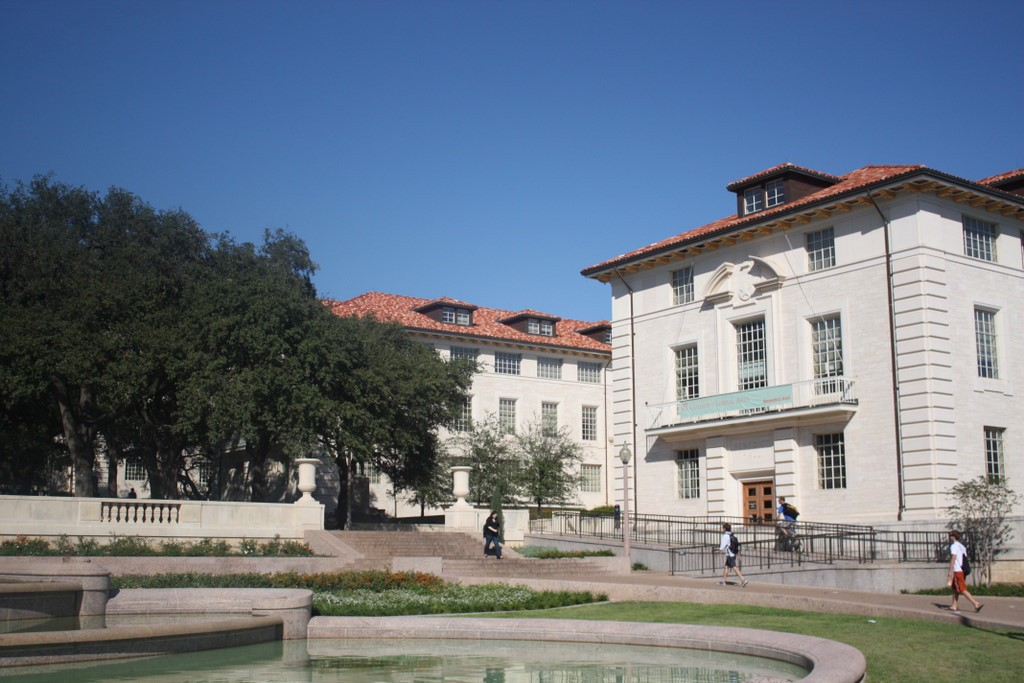
#> input picture MC920/ra174847_trabalho5/Codigo/foto1A.jpg, 1024 x 683 px
$ jupyter execute --allow-errors trabalho5_ra174847_mc920.ipynb
#> lines starting #> are read from the running program, lines starting #| are printed output that depends on the picture
[cell 1]
"""
TRABALHO 5 DE MC920

Aluno: Miguel Augusto Silva Guida    RA: 174847

"""


import cv2
import numpy as np
import matplotlib.pyplot as plt

# Lendo as imagens

imgA = cv2.imread('foto1A.jpg', cv2.IMREAD_GRAYSCALE)
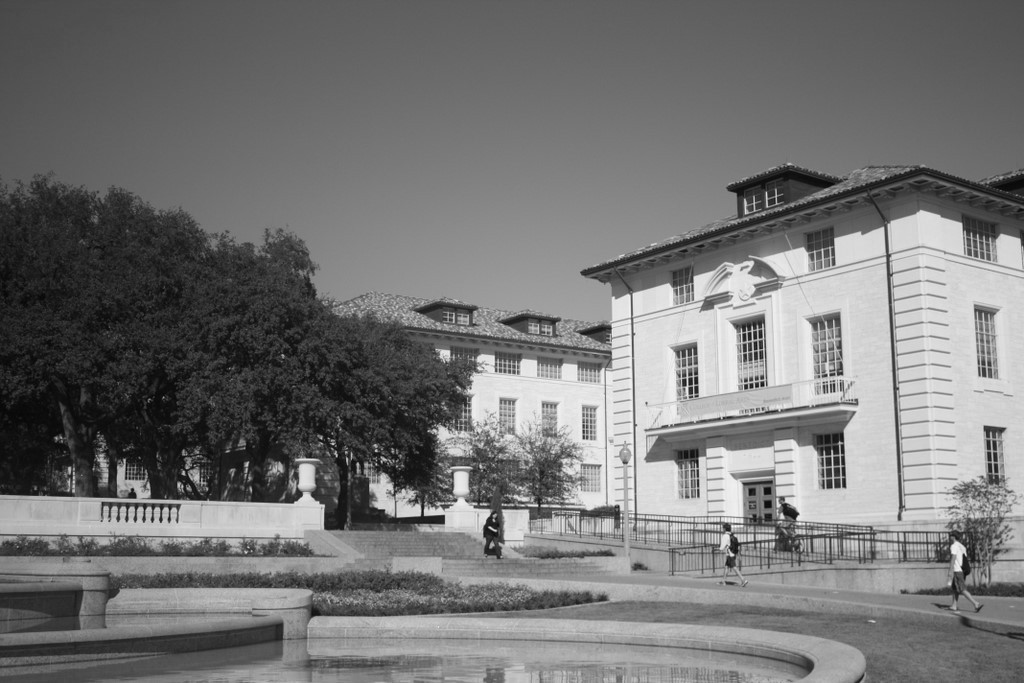
#> imgA: shape (683, 1024); min 3, max 254, mean 117
colorA = cv2.imread('foto1A.jpg')
#> colorA is the input picture: shape (683, 1024, 3); mean B, G, R 132.3, 118.7, 107.9

imgB = cv2.imread('foto1B.jpg', cv2.IMREAD_GRAYSCALE)
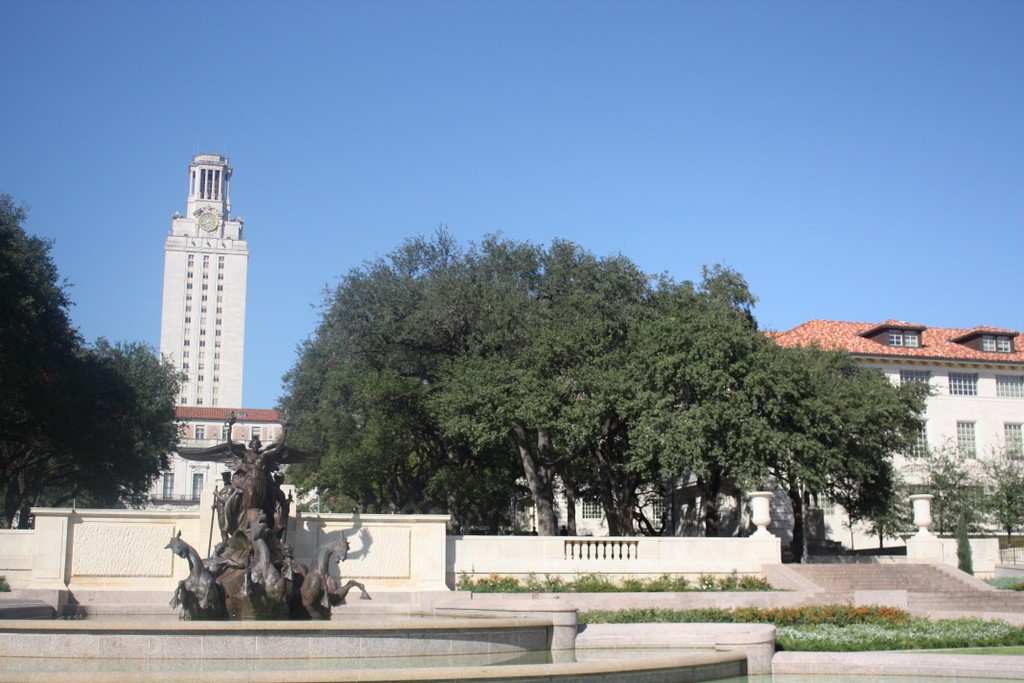
#> input picture MC920/ra174847_trabalho5/Codigo/foto1B.jpg, 1024 x 683 px
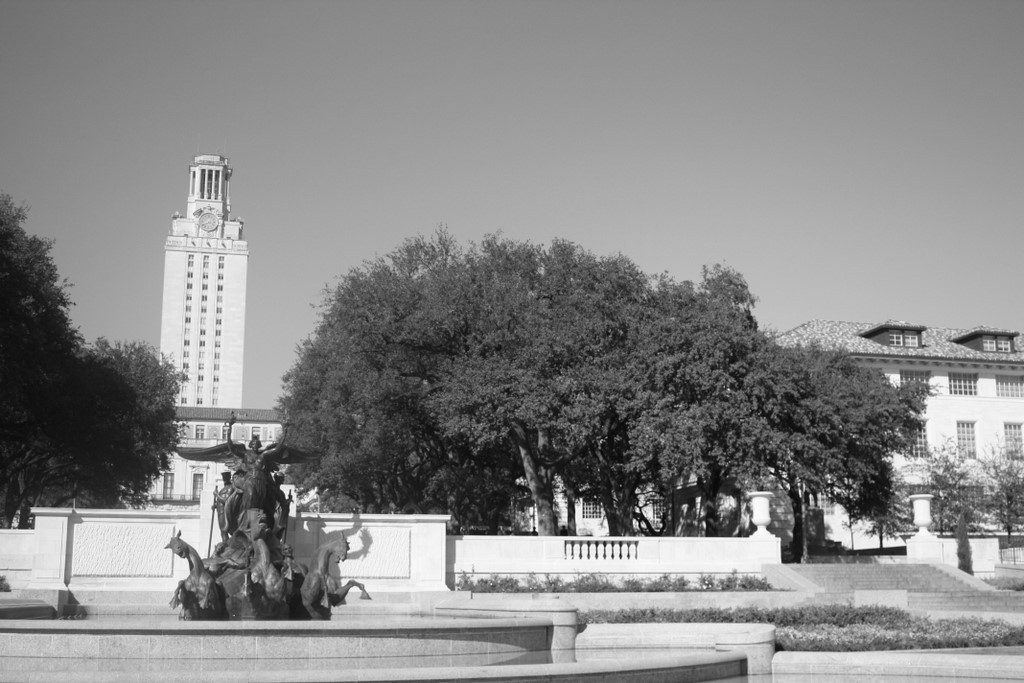
#> imgB: shape (683, 1024); min 2, max 255, mean 136.7
colorB = cv2.imread('foto1B.jpg')
#> colorB is the input picture: shape (683, 1024, 3); mean B, G, R 159.3, 139.8, 122


# Obtendo Pontos de Interesse e Descritores para as imagens

# SIFT
sift = cv2.xfeatures2d.SIFT_create()
kp_siftA, desc_siftA = sift.detectAndCompute(imgA,None)
#> kp_siftA = 4239 keypoints; strongest (x, y, size): (958, 550, 9.6), (490, 528, 2), (440, 520, 6.8), (376, 451, 1.8)
kp_siftB, desc_siftB = sift.detectAndCompute(imgB,None)
#> kp_siftB = 5347 keypoints; strongest (x, y, size): (620, 556, 2.4), (612, 556, 2.2), (698, 499, 3.5), (772, 470, 2.8)

img=cv2.drawKeypoints(imgA,kp_siftA, None, color=(0,255,0), flags=0)
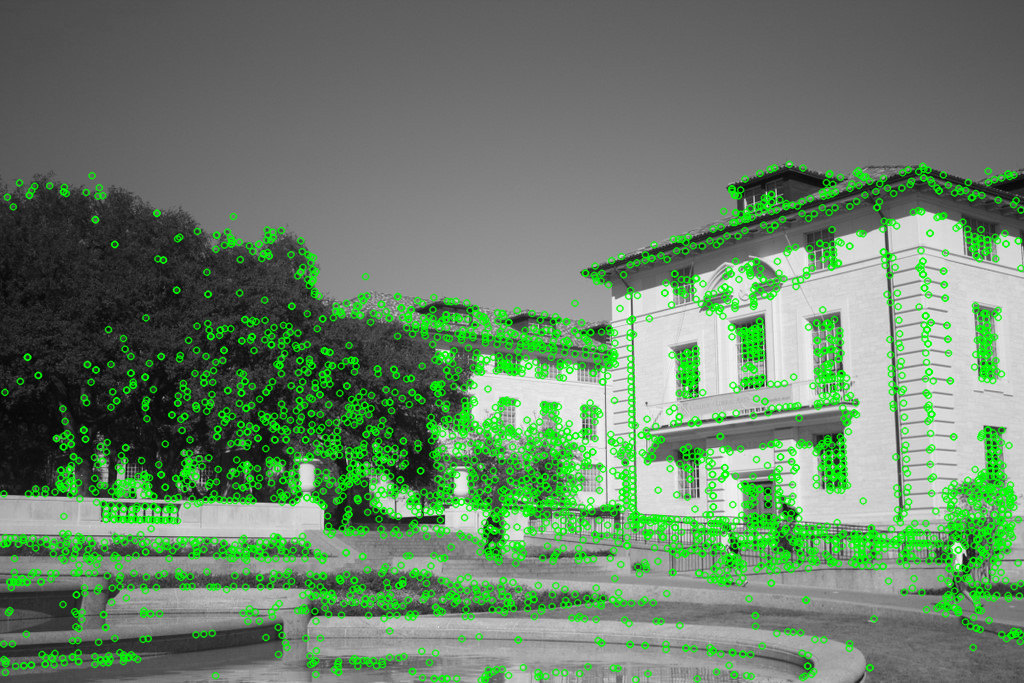
#> img: shape (683, 1024, 3); mean of channels 0, 1, 2 104.8, 131.1, 104.8; drawn as B, G, R
cv2.imwrite('sift_keypointsA.jpg',img)
plt.imshow(img), plt.title('SIFT'), plt.xticks([]), plt.yticks([]), plt.show()

img=cv2.drawKeypoints(imgB,kp_siftB, None, color=(0,255,0), flags=0)
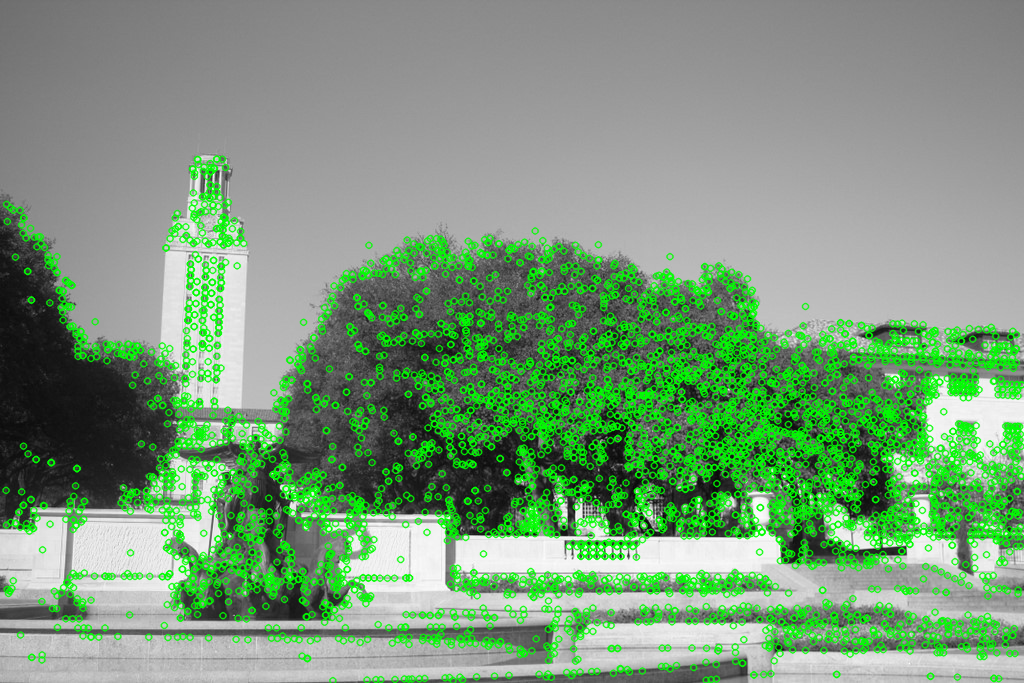
#> img: shape (683, 1024, 3); mean of channels 0, 1, 2 122, 154.6, 122; drawn as B, G, R
cv2.imwrite('sift_keypointsB.jpg',img)


# SURF
#> (the rest of this cell did not finish here and is left out)
